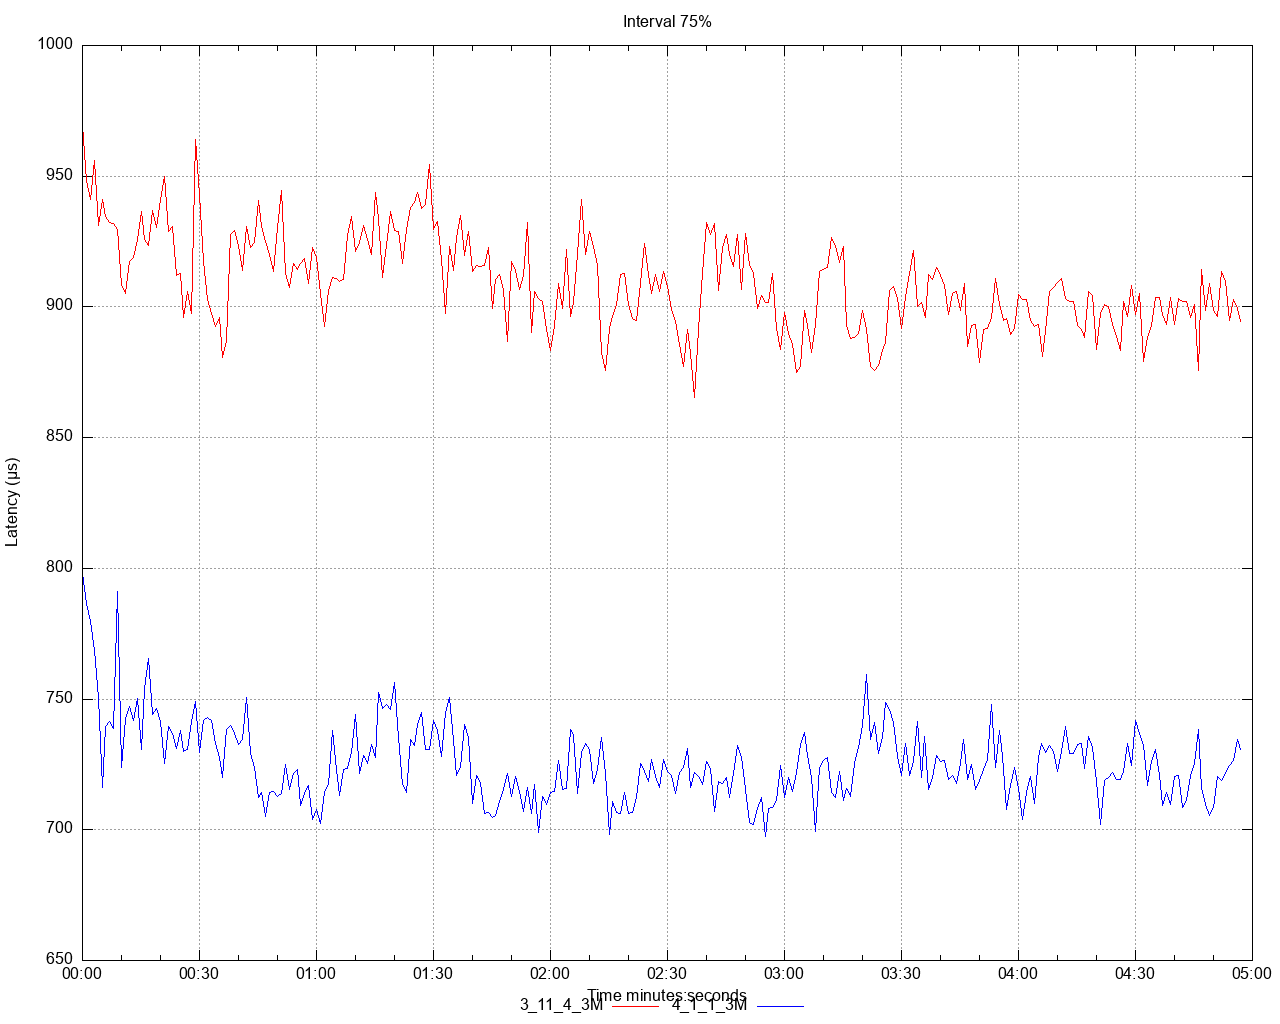

This chart was generated by the following gnuplot code:
set title 'Interval 75%' noenhanced
set style data lines
set datafile separator ","
set terminal png size 1280,1024
set grid
set key below
set xdata time
set timefmt "%s"
offset = 0
t0(x)=(offset=($0==0) ? x : offset, x - offset)
set xlabel 'Time minutes:seconds'
set ylabel 'Latency (μs)'
set output '/Users/ahmet.mircik/simulator/tests/report_3M/latency/latency_interval_75_set.png'
plot \
   '/Users/ahmet.mircik/simulator/tests/report_3M/data/latency_interval_75_set_1.data' using (t0(timecolumn(1))):2 title "3_11_4_3M" noenhanced lt rgb "red", \
   '/Users/ahmet.mircik/simulator/tests/report_3M/data/latency_interval_75_set_2.data' using (t0(timecolumn(1))):2 title "4_1_1_3M" noenhanced lt rgb "blue", \
